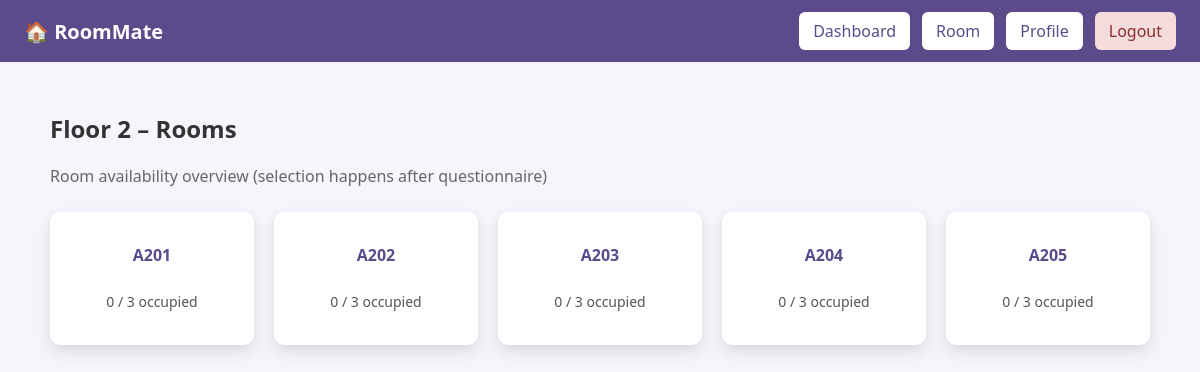
The app's page /rooms/1/2 (signed in) with its own data.
### tables this page shows
CREATE TABLE floors (
    id INTEGER PRIMARY KEY AUTOINCREMENT,
    hostel_id INTEGER NOT NULL,
    floor_number INTEGER NOT NULL
);

CREATE TABLE rooms (
    id INTEGER PRIMARY KEY AUTOINCREMENT,
    hostel_id INTEGER NOT NULL,
    floor_id INTEGER NOT NULL,
    room_number TEXT NOT NULL,
    capacity INTEGER DEFAULT 3,
    is_locked INTEGER DEFAULT 0
);

### app.py (the view)
@app.route("/rooms/<int:hostel_id>/<int:floor_id>")
@no_room_assigned_required
@login_required
def floor_rooms(hostel_id, floor_id):
    rooms = occupancy_db.execute("""
        SELECT
            r.id,
            r.room_number,
            r.capacity,
            r.is_locked,
            COUNT(rm.student_id) AS occupied
        FROM rooms r
        LEFT JOIN room_members rm ON r.id = rm.room_id
        WHERE r.floor_id = ?
        GROUP BY r.id
        ORDER BY r.room_number ASC
    """, floor_id)
    floor = occupancy_db.execute(
        "SELECT floor_number FROM floors WHERE id = ?",
        floor_id
    )
    if not floor:
        return apology("Invalid floor")
    return render_template(
        "rooms_grid.html",
        rooms=rooms,
        floor=floor[0],
        hostel_id=hostel_id,
        floor_id=floor_id
    )

### app.py (called while the page is built)
def no_room_assigned_required(f):
    @wraps(f)
    def wrapper(*args, **kwargs):
        user_id = session.get("user_id")
        if not user_id:
            return redirect("/login")
        if occupancy_db.execute(
            "SELECT 1 FROM room_members WHERE student_id = ?",
            user_id
        ):
            return redirect("/dashboard")
        return f(*args, **kwargs)
    return wrapper

### helpers.py (called while the page is built)
def login_required(f):
    @wraps(f)
    def decorated_function(*args, **kwargs):
        if session.get("user_id") is None:
            return redirect("/login")
        return f(*args, **kwargs)
    return decorated_function

### templates/rooms_grid.html (shortened to what this page needs)
{% extends "layout.html" %}
{% block content %}
<h2>Floor {{ floor.floor_number }} – Rooms</h2>
<p class="subtitle">Room availability overview (selection happens after questionnaire)</p>
<div class="grid small">
    {% for room in rooms %}
        {% if room.is_locked %}
            <div class="tile room-tile locked">
                <div class="tile-label">{{ room.room_number }}</div>
                <p>Locked</p>
            </div>
        {% else %}
            <div class="tile room-tile">
                <div class="tile-label">{{ room.room_number }}</div>
                <p>{{ room.occupied }} / {{ room.capacity }} occupied</p>
            </div>
        {% endif %}
    {% endfor %}
</div>
{% endblock %}

### static/css/styles.css (style rules this page uses)
body { margin: 0; font-family: "Segoe UI", Arial, sans-serif; background-color: #f7f5fb; color: #333; }
.grid { display: grid; grid-template-columns: repeat(auto-fit, minmax(220px, 1fr)); gap: 20px; margin-top: 20px; }
.grid.small { grid-template-columns: repeat(auto-fit, minmax(160px, 1fr)); }
.tile { background: white; border-radius: 10px; overflow: hidden; text-align: center; box-shadow: 0 6px 16px rgba(0,0,0,0.12); transition: transform 0.2s; color: #333; }
.tile-label { padding: 12px; font-weight: 600; color: #5b4b8a; }
.room-tile { padding: 20px 10px; }
.room-tile p { font-size: 14px; color: #555; }
.subtitle { color: #666; margin-bottom: 25px; }

### records on screen
floors: floor_number "2"
rooms: room_number "A201", occupied "0", capacity "3"
rooms: room_number "A202", occupied "0", capacity "3"
rooms: room_number "A203", occupied "0", capacity "3"
rooms: room_number "A204", occupied "0", capacity "3"
rooms: room_number "A205", occupied "0", capacity "3"
